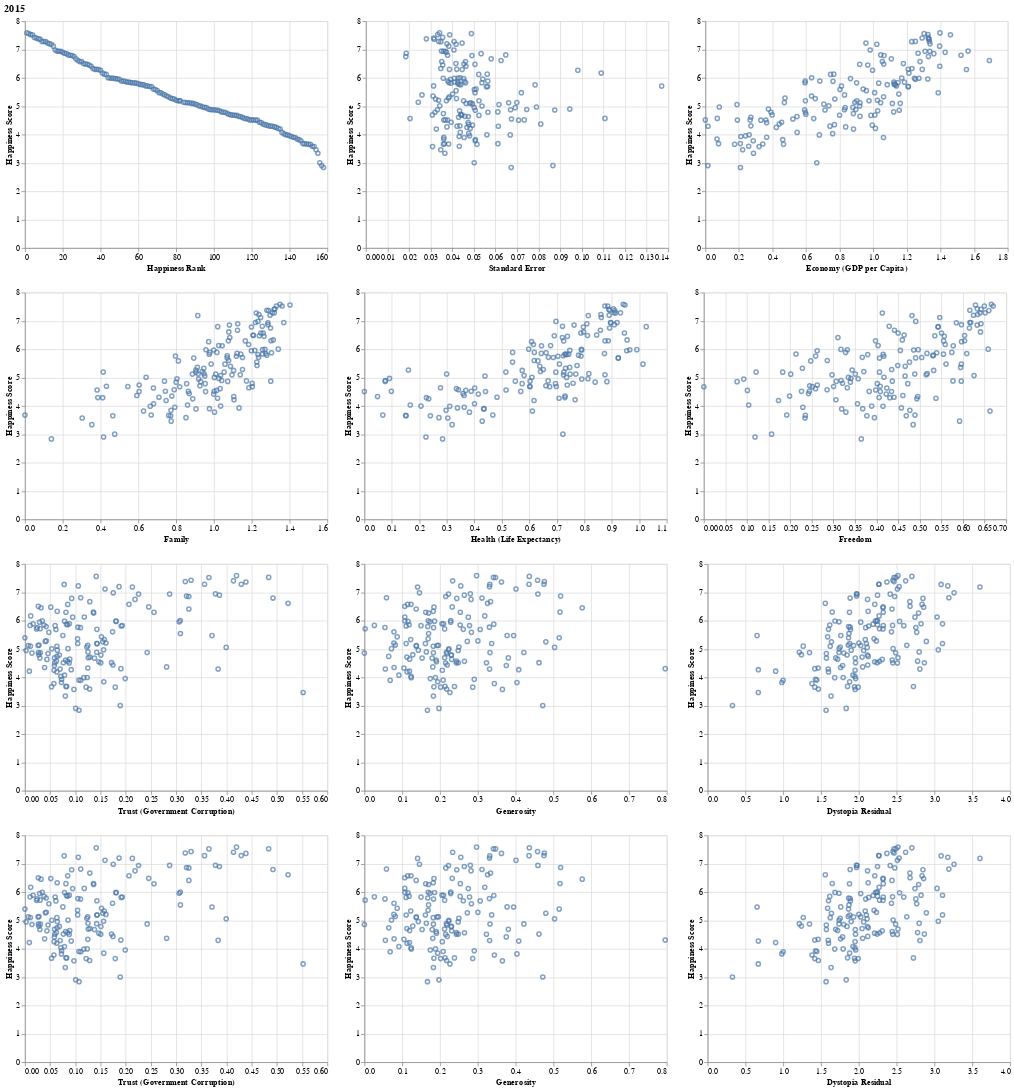

Notebook code cell kept with this figure:
### Code cell
p, ps = plotOneYear(df_2015, 'Happiness Score', title='2015')
p

### Figure 1 — Vega-Lite specification as saved in the notebook (floating-point values rounded to 4 significant figures; data arrays with more than 128 entries replaced by an {"elided": "..."} marker saying what was removed)
{"config": {"view": {"continuousWidth": 400, "continuousHeight": 300}}, "vconcat": [{"hconcat": [{"mark": "point", "encoding": {"x": {"field": "Happiness Rank", "type": "quantitative"}, "y": {"field": "Happiness Score", "type": "quantitative"}}}, {"mark": "point", "encoding": {"x": {"field": "Standard Error", "type": "quantitative"}, "y": {"field": "Happiness Score", "type": "quantitative"}}}, {"mark": "point", "encoding": {"x": {"field": "Economy (GDP per Capita)", "type": "quantitative"}, "y": {"field": "Happiness Score", "type": "quantitative"}}}]}, {"hconcat": [{"mark": "point", "encoding": {"x": {"field": "Family", "type": "quantitative"}, "y": {"field": "Happiness Score", "type": "quantitative"}}}, {"mark": "point", "encoding": {"x": {"field": "Health (Life Expectancy)", "type": "quantitative"}, "y": {"field": "Happiness Score", "type": "quantitative"}}}, {"mark": "point", "encoding": {"x": {"field": "Freedom", "type": "quantitative"}, "y": {"field": "Happiness Score", "type": "quantitative"}}}]}, {"hconcat": [{"mark": "point", "encoding": {"x": {"field": "Trust (Government Corruption)", "type": "quantitative"}, "y": {"field": "Happiness Score", "type": "quantitative"}}}, {"mark": "point", "encoding": {"x": {"field": "Generosity", "type": "quantitative"}, "y": {"field": "Happiness Score", "type": "quantitative"}}}, {"mark": "point", "encoding": {"x": {"field": "Dystopia Residual", "type": "quantitative"}, "y": {"field": "Happiness Score", "type": "quantitative"}}}]}, {"hconcat": [{"mark": "point", "encoding": {"x": {"field": "Trust (Government Corruption)", "type": "quantitative"}, "y": {"field": "Happiness Score", "type": "quantitative"}}}, {"mark": "point", "encoding": {"x": {"field": "Generosity", "type": "quantitative"}, "y": {"field": "Happiness Score", "type": "quantitative"}}}, {"mark": "point", "encoding": {"x": {"field": "Dystopia Residual", "type": "quantitative"}, "y": {"field": "Happiness Score", "type": "quantitative"}}}]}], "data": {"name": "data-cad9ee4f9509d3e110bd3bf528c262eb"}, "title": "2015", "$schema": "https://vega.github.io/schema/vega-lite/v4.17.0.json", "datasets": {"data-cad9ee4f9509d3e110bd3bf528c262eb": {"elided": "158 records"}}}
